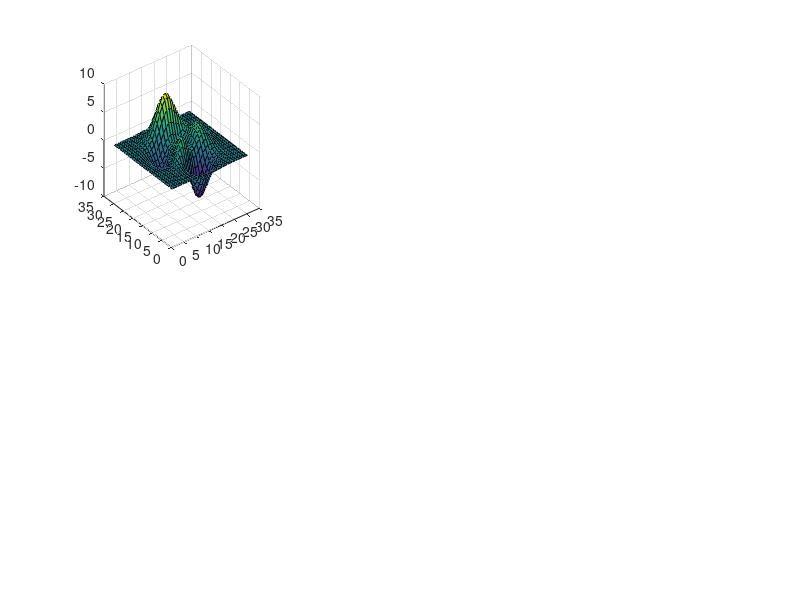

The MATLAB script that drew this image: (Note: this script raises an error after producing the figure.)
n=31;
Z=peaks(n);
v=reshape(Z',n^2,1);

clf;
subplot(2,3,1);
surf(Z);

[ Ih_2h , I2h_h ]=get_restriction2D(n,n);
[ I2h_4h , I4h_2h ]=get_restriction2D((n-1)/2,(n-1)/2);

v2h=Ih_2h*v;

Z2h=reshape(v2h,(n-1)/2,(n-1)/2)';
subplot(2,3,2);
surf(Z2h);

v4h=I2h_4h*v2h;

Z4h=reshape(v4h,(n+1)/4-1,(n+1)/4-1)';
subplot(2,3,3);
surf(Z4h);

v2h=I4h_2h*v4h;

Z2h=reshape(v2h,(n-1)/2,(n-1)/2)';
subplot(2,3,5);
surf(Z2h);

vh=I2h_h*v2h;
Zh=reshape(vh,n,n)';
subplot(2,3,4);
surf(Zh);